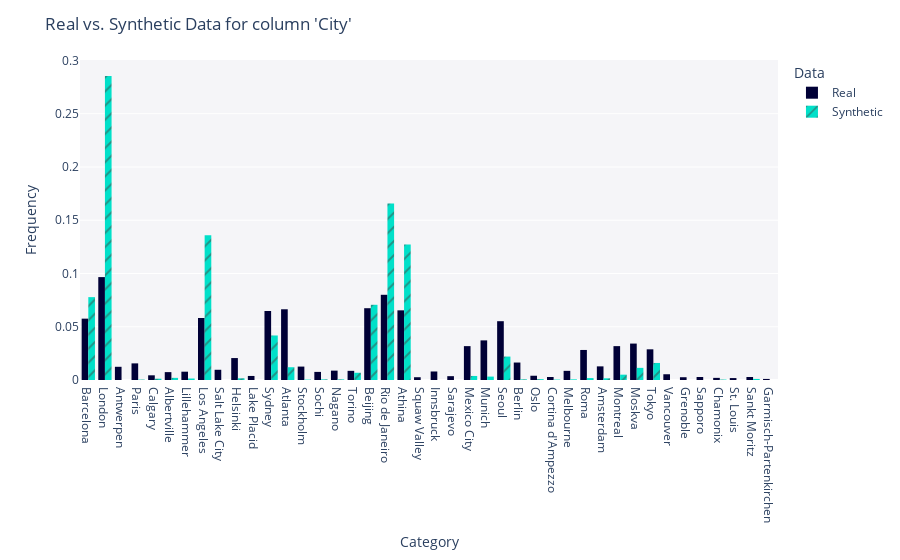

Source (notebook cell):
### Code cell
get_column_plot(
    real_data=df_real,
    synthetic_data=df_fake,
    metadata=metadata,
    column_name='City'
)

### Figure 1 — Plotly figure (JSON) as saved in the notebook; plotly's stock layout.template omitted (floating-point values rounded to 4 significant figures; data arrays with more than 128 entries replaced by an {"elided": "..."} marker saying what was removed)
{"data": [{"alignmentgroup": "True", "bingroup": "x", "histnorm": "probability density", "hovertemplate": "<b>Real</b><br>Frequency: %{y}<extra></extra>", "legendgroup": "Real", "marker": {"color": "#000036", "pattern": {"shape": ""}}, "name": "Real", "offsetgroup": "Real", "orientation": "v", "showlegend": true, "type": "histogram", "x": {"elided": "5000 str values"}, "xaxis": "x", "yaxis": "y"}, {"alignmentgroup": "True", "bingroup": "x", "histnorm": "probability density", "hovertemplate": "<b>Synthetic</b><br>Frequency: %{y}<extra></extra>", "legendgroup": "Synthetic", "marker": {"color": "#01E0C9", "pattern": {"shape": "/"}}, "name": "Synthetic", "offsetgroup": "Synthetic", "orientation": "v", "showlegend": true, "type": "histogram", "x": {"elided": "5000 str values"}, "xaxis": "x", "yaxis": "y"}], "layout": {"barmode": "group", "legend": {"title": {"text": "Data"}, "tracegroupgap": 0}, "margin": {"t": 60}, "plot_bgcolor": "#F5F5F8", "title": {"text": "Real vs. Synthetic Data for column 'City'"}, "xaxis": {"anchor": "y", "domain": [0, 1], "title": {"text": "Category"}}, "yaxis": {"anchor": "x", "domain": [0, 1], "title": {"text": "Frequency"}}}}
